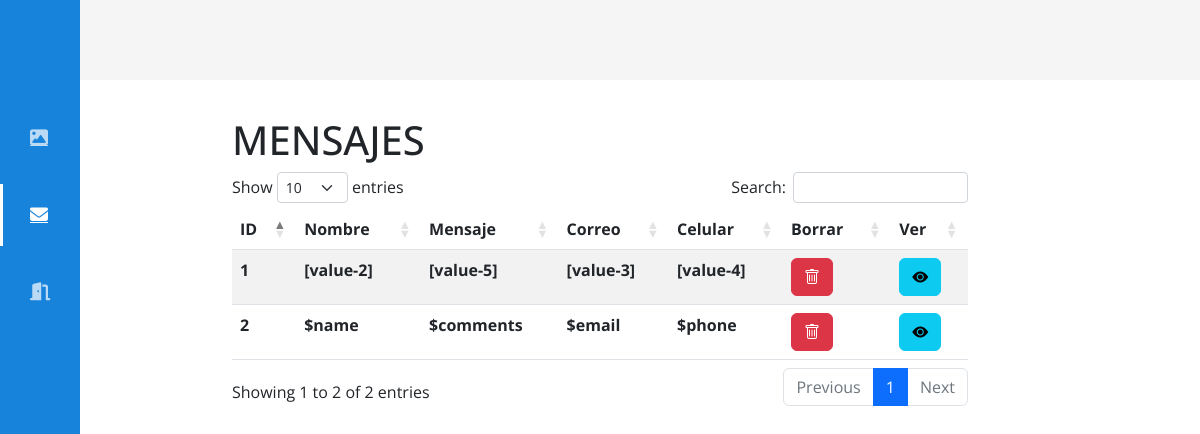
/php/mensajes.php, run on an earlier commit of the app's database.
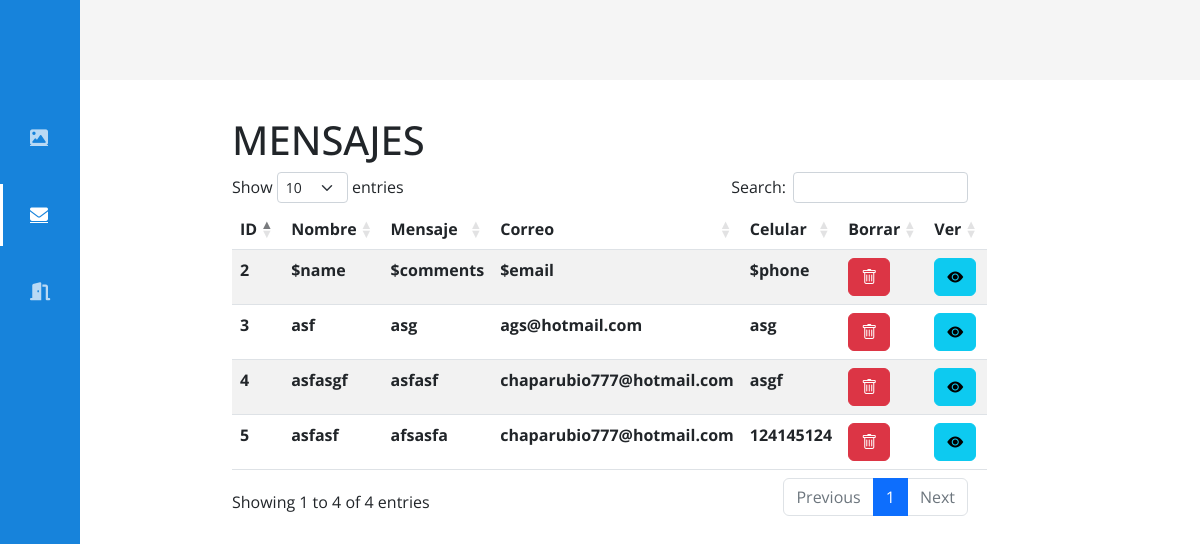
And on a later commit of the database.
### tables this page shows
CREATE TABLE `contacto` (
  `ID_contacto` int(11) NOT NULL,
  `nombre` tinytext NOT NULL,
  `correo` varchar(80) NOT NULL,
  `celular` varchar(10) NOT NULL,
  `comentarios` text NOT NULL,
  `fecha` date NOT NULL,
  `rol` varchar(80) NOT NULL
);

### php/mensajes.php (the view, shortened to what this page needs)
<?php
$con = conectar();
$sql = "SELECT * FROM contacto ORDER BY ID_contacto DESC ";
$query = mysqli_query($con, $sql);
?>
<!doctype html>
<html lang="en">
<head>
    <link rel="stylesheet" href="https://cdn.jsdelivr.net/npm/bootstrap-icons@1.10.3/font/bootstrap-icons.css">
    <link href="https://cdn.jsdelivr.net/npm/bootstrap@5.2.3/dist/css/bootstrap.min.css" rel="stylesheet">
        <link rel="stylesheet" href="../css/menulateral.css">
        <link rel="stylesheet" href="https://cdnjs.cloudflare.com/ajax/libs/twitter-bootstrap/5.2.0/css/bootstrap.min.css">
    <link rel="stylesheet" href="https://cdn.datatables.net/1.13.1/css/dataTables.bootstrap5.min.css">
</head>
<body id="body">
    <header>
        <div class="icon__menu">
        </div>
    </header>
    <div class="menu__side" id="menu_side">
        <div class="options__menu">
            <a href="galeria.php" >
                <div class="option">
                <i class="fa-solid fa-image" title="Galeria"></i>
                    <h4>Galeria</h4>
                </div>
            </a>
            <a href="mensajes.php" class="selected">
                <div class="option">
                <i class="fa-solid fa-envelope" title= "Contacto"></i>
                    <h4>Contacto</h4>
                </div>
            </a>
            <a href="salir.php">
                <div class="option">
                <i class="fa-solid fa-door-open" title="Cerrar Sesion"></i>
                    <h4>Salir</h4>
                </div>
            </a>
        </div>
    </div>
    <main>
<br><br><br><br>
    <div class="container">
        <div class="row">
            <div class="col-md-2"></div>
            <div class="col-md-8 col-sm-12">
                <table id="ejemplo" class="table table-striped" style="width:100%">
                    <h1 class="titulo2">MENSAJES</h1>
                    <thead class="table  table-striped">
                        <tr>
                            <th>ID</th>
                            <th>Nombre</th>
                            <th>Mensaje</th>
                            <th>Correo</th>
                            <th>Celular</th>
                            <th>Borrar</th>
                            <th>Ver</th>
                        </tr>
                    </thead>
                    <tbody>
                        <?php
                        while ($row = mysqli_fetch_array($query)) {
                            ?>
                            <tr>
                                <th>
                                    <?php echo $row['ID_contacto'] ?>
                                </th>
                                <th>
                                    <?php echo $row['nombre'] ?>
                                </th>
                                <th>
                                    <?php echo $row['comentarios'] ?>
                                </th>
                                <th>
                                    <?php echo $row['correo'] ?>
                                </th>
                                <th>
                                    <?php echo $row['celular'] ?>
                                </th>
                                <th> <a class="btn btn-danger" data-toggle="modal"
                                        data-target="#ModalDelete<?php echo $row['ID_contacto'] ?>"><i
                                            class="bi bi-trash"></i></a></th>
                                <th><a class="btn btn-info" data-toggle="modal"
                                        data-target="#ModalVer<?php echo $row['ID_contacto'] ?>"><i
                                            class="bi bi-eye-fill"></i></a> </th>
                            </tr>
                        <?php
                        }
                        ?>
                    </tbody>
                </table>
            </div>
        </div>
    </div>
    </main>
</body>
</html>

### css/menulateral.css (style rules this page uses)
* { margin: 0; padding: 0; box-sizing: border-box; text-decoration: none; font-family: 'Open Sans', sans-serif; }
body { margin-left: 80px; margin-top: 80px; transition: margin-left 300ms cubic-bezier(0.785, 0.135, 0.15, 0.86); }
main { padding: 20px; }
header { width: 100%; height: 80px; background: #f5f5f5; display: flex; align-items: center; position: fixed; top: 0; z-index: 200; }
.icon__menu { width: 50px; height: 100%; display: flex; justify-content: center; align-items: center; transform: translateX(10px); }
.menu__side { width: 80px; height: 100%; background: #1783db; position: fixed; top: 0; left: 0; color: white; font-size: 18px; z-index: 300; overflow: hidden; overflow-y: scroll; border-right: 20px solid #1783db; transition: all 300ms cubic-bezier(0.785, 0.135, 0.15, 0.86); }
.menu__side { -ms-overflow-style: none; scrollbar-width: none; }
.options__menu { padding: 20px 30px; position: absolute; top: 80px; }
.options__menu a { color: #ffffffb2; cursor: default; display: block; position: relative; transition: color 300ms; }
.options__menu .option { padding: 20px 0px; display: flex; align-items: center; position: relative; }
.options__menu .option i { width: 20px; margin-right: 20px; cursor: pointer; }
.options__menu .option h4 { font-weight: 300; cursor: pointer; }
a.selected { color: #fff; }
.selected:before { content: ''; width: 3px; height: 80%; background: white; position: absolute; top: 10%; left: -30px; }

What changed in the data, as far as the page shows it:
removed contacto: ID_contacto "1", nombre "[value-2]", comentarios "[value-5]", correo "[value-3]", celular "[value-4]"
added contacto: ID_contacto "5", nombre "asfasf", comentarios "afsasfa", correo "chaparubio777@hotmail.com", celular "124145124"
added contacto: ID_contacto "4", nombre "asfasgf", comentarios "asfasf", correo "chaparubio777@hotmail.com", celular "asgf"
added contacto: ID_contacto "3", nombre "asf", comentarios "asg", correo "ags@hotmail.com", celular "asg"
Also different on the page:
text written by a page script: "Show entries Search: Showing 1 to 2 of 2 entries Previous 1 Next" → "Show entries Search: Showing 1 to 4 of 4 entries Previous 1 Next"
